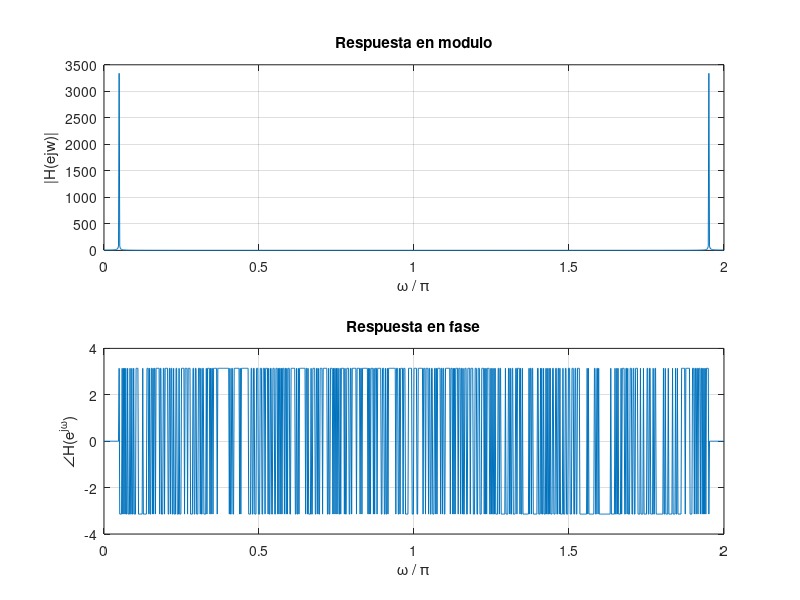
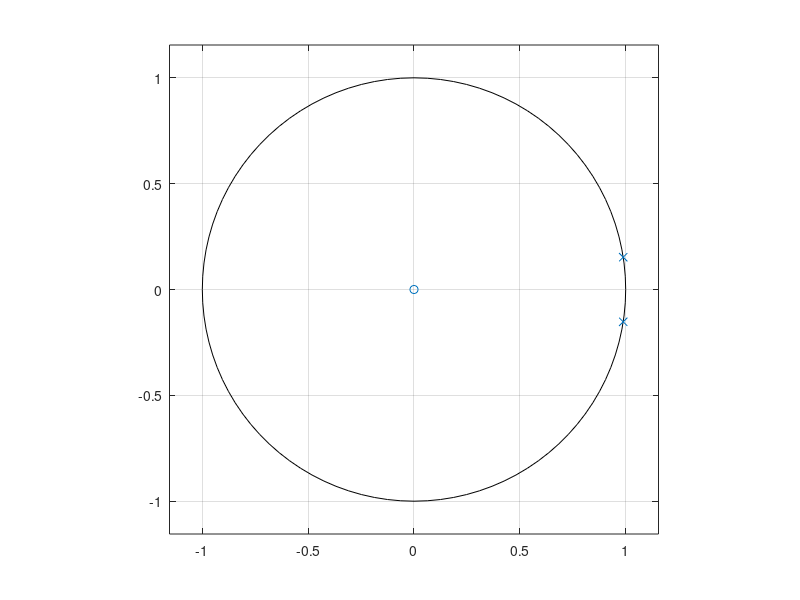
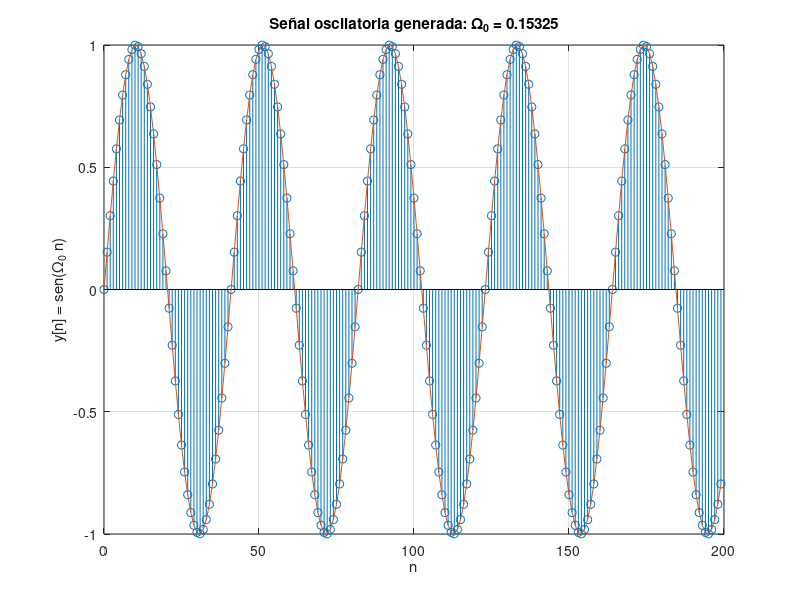

The MATLAB source for these figures, in order:
clear 
close all
clc

N = 1024;
fx = 5;
fs = 205;
omega = 2*pi*fx/fs;

B = [0 sin(omega)];
A = [1 -2*cos(omega) 1];

[H,w] = freqz(B,A,1024,"whole");

F1 = figure(1);
set(F1,'position',[80 130 900 550],'Menubar','figure',...
        'NumberTitle','off','name',...
        'Oscilador Digial: Respuesta en modulo y fase');

subplot(2,1,1)
plot(w/pi,abs(H));
grid on;
title('Respuesta en modulo')
xlabel('\omega / \pi')
ylabel('|H(e{jw})|')
subplot(2,1,2)
plot(w/pi,angle(H));
grid on;
title('Respuesta en fase')
xlabel('\omega / \pi')
ylabel('∠H(e^{j\omega})')

F2 = figure(2);
set(F2,'position',[80 130 900 550],'Menubar','figure',...
        'NumberTitle','off','name',...
        'Oscilador Digial: Diagrama de polos y ceros');

zplane(B,A);
grid on;

F3 = figure(3);
set(F3,'position',[80 130 900 550],'Menubar','figure',...
        'NumberTitle','off','name',...
        'Oscilador Digial: Respuesta al impulso');

n = 0:N-1;
x = [1 zeros(1, N-1)];
y = filter(B, A, x);
stem(n(1:200),y(1:200));
grid on; 
hold on;
plot(n(1:200),y(1:200));
title(['Señal oscilatoria generada: \Omega_0 = ' num2str(omega)])
xlabel('n')
ylabel('y[n] = sen(\Omega_0 n)')
